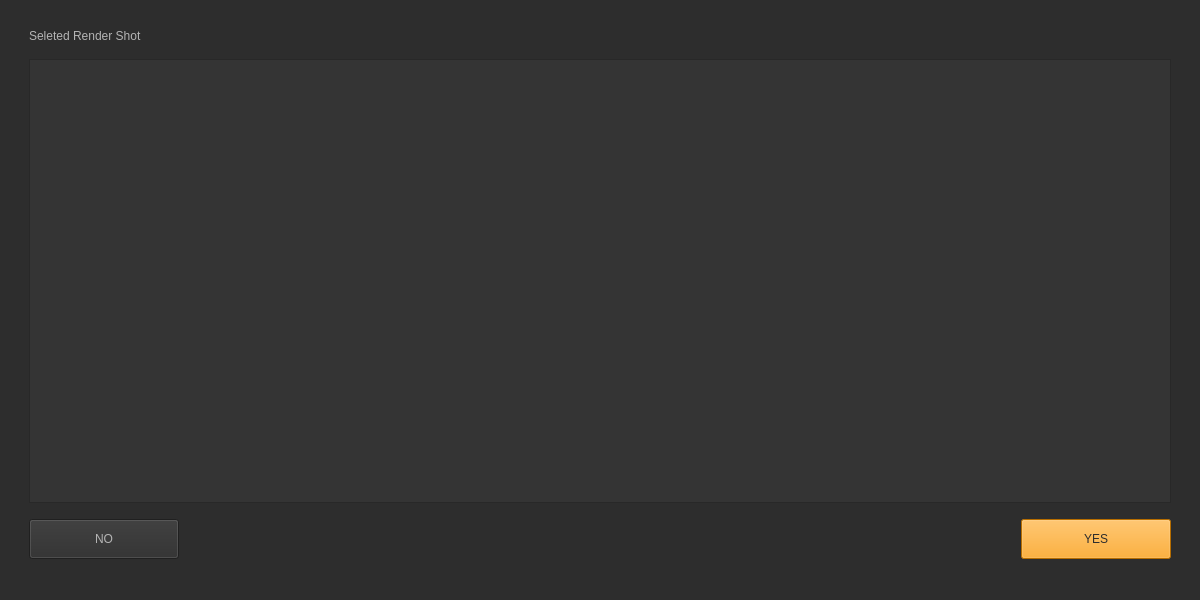
<?xml version="1.0" encoding="UTF-8"?>
<ui version="4.0">
 <class>MainWindow</class>
 <widget class="QMainWindow" name="MainWindow">
  <property name="enabled">
   <bool>true</bool>
  </property>
  <property name="geometry">
   <rect>
    <x>0</x>
    <y>0</y>
    <width>1200</width>
    <height>600</height>
   </rect>
  </property>
  <property name="maximumSize">
   <size>
    <width>1200</width>
    <height>600</height>
   </size>
  </property>
  <property name="windowTitle">
   <string>MainWindow</string>
  </property>
  <property name="styleSheet">
   <string notr="true">background-color: rgb(45, 45, 45);
selection-background-color: rgb(48, 140, 198);
font: 10pt&quot;Courier New&quot;;
color: rgb(180, 180, 180);
</string>
  </property>
  <widget class="QWidget" name="centralwidget">
   <property name="enabled">
    <bool>true</bool>
   </property>
   <property name="styleSheet">
    <string notr="true"/>
   </property>
   <layout class="QGridLayout" name="gridLayout">
    <item row="0" column="0">
     <layout class="QVBoxLayout" name="verticalLayout_2">
      <property name="spacing">
       <number>6</number>
      </property>
      <property name="leftMargin">
       <number>20</number>
      </property>
      <property name="topMargin">
       <number>20</number>
      </property>
      <property name="rightMargin">
       <number>20</number>
      </property>
      <property name="bottomMargin">
       <number>10</number>
      </property>
      <item>
       <widget class="QLabel" name="Title">
        <property name="enabled">
         <bool>true</bool>
        </property>
        <property name="acceptDrops">
         <bool>false</bool>
        </property>
        <property name="text">
         <string>Seleted Render Shot</string>
        </property>
       </widget>
      </item>
      <item>
       <spacer name="verticalSpacer">
        <property name="orientation">
         <enum>Qt::Vertical</enum>
        </property>
        <property name="sizeType">
         <enum>QSizePolicy::Minimum</enum>
        </property>
        <property name="sizeHint" stdset="0">
         <size>
          <width>20</width>
          <height>10</height>
         </size>
        </property>
       </spacer>
      </item>
      <item>
       <widget class="QListView" name="checklist">
        <property name="enabled">
         <bool>true</bool>
        </property>
        <property name="minimumSize">
         <size>
          <width>200</width>
          <height>350</height>
         </size>
        </property>
        <property name="styleSheet">
         <string notr="true">background-color:rgb(52, 52, 52);</string>
        </property>
       </widget>
      </item>
      <item>
       <spacer name="verticalSpacer_2">
        <property name="orientation">
         <enum>Qt::Vertical</enum>
        </property>
        <property name="sizeType">
         <enum>QSizePolicy::Minimum</enum>
        </property>
        <property name="sizeHint" stdset="0">
         <size>
          <width>20</width>
          <height>10</height>
         </size>
        </property>
       </spacer>
      </item>
      <item>
       <layout class="QHBoxLayout" name="horizontalLayout_2">
        <item>
         <widget class="QPushButton" name="nono_btn">
          <property name="enabled">
           <bool>true</bool>
          </property>
          <property name="minimumSize">
           <size>
            <width>150</width>
            <height>40</height>
           </size>
          </property>
          <property name="text">
           <string>NO</string>
          </property>
          <property name="iconSize">
           <size>
            <width>16</width>
            <height>40</height>
           </size>
          </property>
         </widget>
        </item>
        <item>
         <spacer name="horizontalSpacer">
          <property name="orientation">
           <enum>Qt::Horizontal</enum>
          </property>
          <property name="sizeHint" stdset="0">
           <size>
            <width>40</width>
            <height>20</height>
           </size>
          </property>
         </spacer>
        </item>
        <item>
         <widget class="QPushButton" name="yesyes_btn">
          <property name="enabled">
           <bool>true</bool>
          </property>
          <property name="minimumSize">
           <size>
            <width>150</width>
            <height>40</height>
           </size>
          </property>
          <property name="styleSheet">
           <string notr="true">background-color: rgb(255, 153, 000);
color: rgb(45, 45, 45);
</string>
          </property>
          <property name="text">
           <string>YES</string>
          </property>
          <property name="iconSize">
           <size>
            <width>16</width>
            <height>16</height>
           </size>
          </property>
          <property name="default">
           <bool>false</bool>
          </property>
         </widget>
        </item>
       </layout>
      </item>
     </layout>
    </item>
   </layout>
  </widget>
  <widget class="QStatusBar" name="statusbar"/>
  <widget class="QMenuBar" name="menubar">
   <property name="geometry">
    <rect>
     <x>0</x>
     <y>0</y>
     <width>1200</width>
     <height>20</height>
    </rect>
   </property>
  </widget>
 </widget>
 <resources/>
 <connections/>
</ui>
